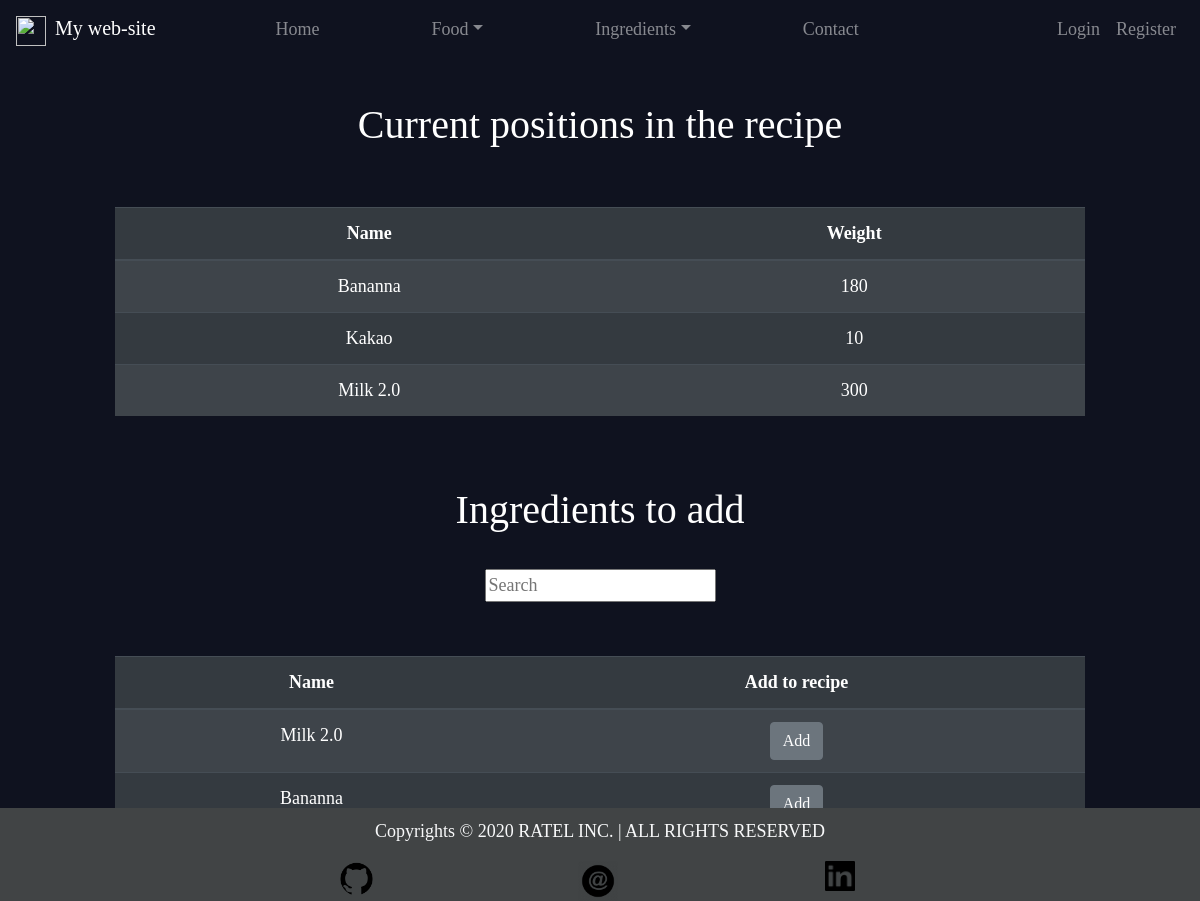
Screenshot of /food/ingredients_table/banana-chocolate-milk-shake/ with the database file from the repository.
### Food/models.py (models this page shows, shortened)
class ReceipeIngredient(models.Model):
	ingredient = models.ForeignKey(Ingredient, on_delete=models.CASCADE)
	product = models.ForeignKey(Product, on_delete=models.CASCADE)
	weight = models.IntegerField(null=True, blank=True)
	class Meta:
		ordering = ["id"]
		verbose_name_plural = "Receipe Ingredients"

class Ingredient(models.Model):
	name = models.CharField(max_length=50, unique=True)
	protein = models.FloatField(validators=[macro_quantity_validator,])
	carbohydrates = models.FloatField(validators=[macro_quantity_validator,])
	fat = models.FloatField(validators=[macro_quantity_validator,])
	quantity_per_portion = models.IntegerField(blank=True, validators=[weight_validaotr,])
	price = models.DecimalField(max_digits=5, decimal_places=2, blank=True, validators=[price_validator,])
	food_type = models.CharField(max_length=2, choices=FOOD_TYPE_CHOICES, blank=True)
	slug = models.SlugField(max_length=100, unique=True, blank=True)
	class Meta:
		ordering = ["id"]

### Food/views.py (the view)
# urls.py: path("ingredients_table/<str:slug>/", add_ingredient, name="ingredient_table"),
def add_ingredient(request, slug):
	context = {}
	product = Product.objects.get(slug=slug)
	context["prod_slug"] = slug
	context["prod_pk"] = product.pk
	context["ingredients"] = Ingredient.objects.all()
	context["recipe"] = ReceipeIngredient.objects.filter(product=product)
	return render(request, "Food/ingredient_table.html", context)

### Templates/Food/ingredient_table.html (shortened to what this page needs)
{% extends 'main.html' %}
{% block content %}
	<h1 id="title"> Current positions in the recipe  </h1>
	<table class="table table-striped table-dark">
		<thead>
			<tr>
				<th scope="col">Name</th>
				<th scope="col">Weight</th>
			</tr>
		</thead>
		<tbody>
			{% for item in recipe %}
				<tr>
					<td>
						{{ item.ingredient.name|capfirst }}
					</td>
					<td>
						{{ item.weight }}
					</td>
				</tr>
			{% endfor %}
		</tbody>
	</table>
	<br><br>
	<h1> Ingredients to add  </h1>
	<br>
	<form action="#" method="get">
		<input name="word" type="text" placeholder="Search">
	</form>
	<br><br>
	<table class="table table-striped table-dark">
		<thead>
			<tr>
				<th scope="col">Name</th>
				<th scope="col">Add to recipe</th>
			</tr>
		</thead>
		<tbody>
			{% for item in ingredients %}
				<tr>
					<td>
						{{ item.name|capfirst }}
					</td>
					<td>
						<button type="button" class="btn btn-secondary">
							<a class="hyperlink-off" href="{% url 'food:create_recipe' prod_slug item.slug %}">Add</a>
						</button>
					</td>
				</tr>
			{% endfor %}
		</tbody>
	</table>
{% endblock %}

### files/style.css (style rules this page uses)
body { background-color: #0f121f; font-family: Ubuntu; color: #fff; font-size:large; text-align: center; }
#title { padding-bottom: 50px; }
.hyperlink-off, .hyperlink-off:hover { text-decoration: none; font-family: Ubuntu; color: #fff; }

### rows the page displays
ReceipeIngredient: ingredient.name "Bananna", weight "180"
ReceipeIngredient: ingredient.name "Kakao", weight "10"
ReceipeIngredient: ingredient.name "Milk 2.0", weight "300"
Ingredient: name "Milk 2.0"
Ingredient: name "Bananna"
